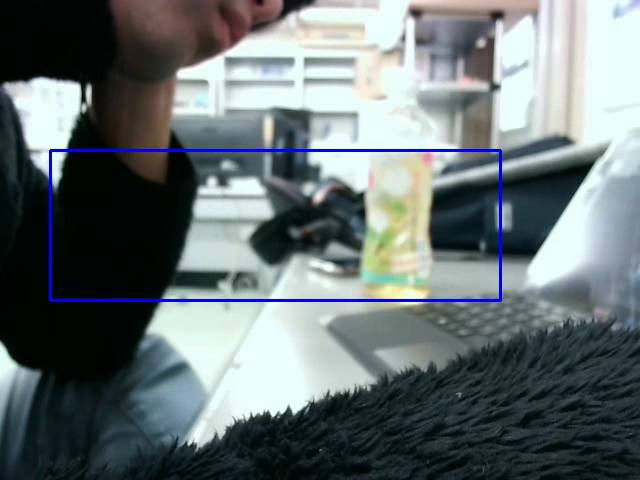
#> input picture frame 16 of matsudaira/functions/output.mp4, 640 x 480 px, given in place of the camera
$ python kyorisokutei.py
#> lines starting #> are read from the running program, lines starting #| are printed output that depends on the picture; after the words box and inside, x2 and y2 are one past the last pixel; in counts of white or black regions, pixels touching at a corner belong together
import cv2
import math
import numpy as np
import xlwings as xw
import time
t = time.time()

#excel起動
#wb = xw.Book() #起動は最後に持ってきたほうが軽くなる
#mylist = [] #excelに追加するリスト

threshold = 100 #二値化に用いる閾値

# Trimming area
xmin, xmax = 200, 640 #100 , 500 # 640まで 290,440
ymin, ymax = 220, 320  #100 , 300 # 480まで

xrange = xmax - xmin
yrange = ymax - ymin
# Setting of USB camera
cap = cv2.VideoCapture(0)  # 0+cv2.CAP_DSHOW
#fps = int(cap.get(cv2.CAP_PROP_FPS))
fps = 15
w = int(cap.get(cv2.CAP_PROP_FRAME_WIDTH))
h = int(cap.get(cv2.CAP_PROP_FRAME_HEIGHT))
fourcc = cv2.VideoWriter_fourcc('m', 'p', '4', 'v')
video = cv2.VideoWriter(R'C:\Users\mkouk\Desktop\VSCode_video\output.mp4', fourcc, fps, (xrange, yrange))
#video2 = cv2.VideoWriter(R'C:\Users\mkouk\Desktop\VSCode_video\output2.mp4', fourcc, fps, (xrange, yrange))
#video_bin = cv2.VideoWriter(R'C:\Users\mkouk\Desktop\VSCode_video\output_bin.mp4', fourcc, fps, (xrange, yrange))
video_img_result = cv2.VideoWriter(R'C:\Users\mkouk\Desktop\VSCode_video\img_result.mp4', fourcc, fps, (xrange, yrange))
# [8 lines of commented-out code are left out]
kernel = np.array([[0, 0, -1],
                    [0, 0, 1],
                    [0, 0, 0]]) #np.float32

#　横線を消すカーネル
kernel2 = np.array([[0, 0, 0],
                    [1, -1, 0],
                    [0, 0, 0]])


kernel3 = np.ones((3, 3), np.uint8)

lines = None # linesの変数を定義
erosion1_trimming = None
img_result = None
#dst3 = None

total_count = 0
detection_count = 0
detection_rate = 0

while True :

    #frame取得
    ret, frame = cap.read()
#> frame is the input picture: shape (480, 640, 3); mean B, G, R 116, 114.1, 103.9
    ret2, frame2 = cap.read()

    if not ret:
        break
    if not ret2:
        break

    fil = cv2.GaussianBlur(frame, (5, 5), 1)
    gray_img = cv2.cvtColor(fil[ymin:ymax, xmin:xmax], cv2.COLOR_BGR2GRAY)
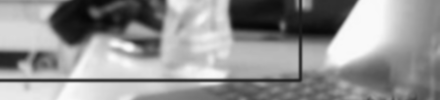
#> gray_img: shape (100, 440); min 6, max 250, mean 146.9
    ret, img_thresh = cv2.threshold(gray_img, 70, 255, cv2.THRESH_BINARY) #　2値化
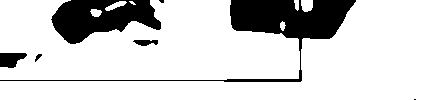
#> img_thresh: shape (100, 440); 82.3% white; 7 black regions (2 under 20 px), largest, box (x1, y1, x2, y2) and area: (0, 0, 356, 82) 4340, (51, 0, 161, 44) 2993, (0, 53, 27, 68) 298, (133, 40, 158, 46) 108, (35, 54, 42, 62) 27
    img_reverse = cv2.bitwise_not(img_thresh) #　白黒反転
#> img_reverse: shape (100, 440); 17.7% white; 7 white regions (2 under 20 px)

    mask = np.zeros(img_thresh.shape, np.uint8) #黒い画面を作る
    #mask_white = np.ones(img_thresh.shape, np.uint8)*255

    #　白色のものを輪郭抽出
    contours, hierarchy = cv2.findContours(img_reverse, cv2.RETR_EXTERNAL, cv2.CHAIN_APPROX_NONE)
#> contours = 7 contours, 3 with area under 20; largest, box (x1, y1, x2, y2) and area: (0, 0, 356, 82) 3880, (51, 0, 161, 44) 3056, (0, 53, 27, 68) 262, (133, 40, 158, 46) 82
    for i,cnt in enumerate(contours):
        if cv2.contourArea(cnt) < 3000: # 1000~1500くらい
            img_result = cv2.drawContours(mask, [cnt], -1, 255, thickness=-1) # 面積の小さいものを表示させる
#> this loop made 7 passes
#> cnt on pass 1: [[414, 99], [415, 99]]
#> pass 3, `img_result = cv2.drawContours(mask, [cnt], -1, 255, thickness=-1)`:
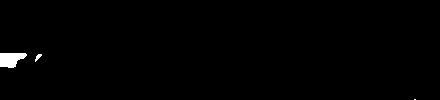
#> img_result: shape (100, 440); 0.74% white; 3 white regions (1 under 20 px), largest, box (x1, y1, x2, y2) and area: (0, 53, 27, 68) 298, (35, 54, 42, 62) 27
#> after the loop:
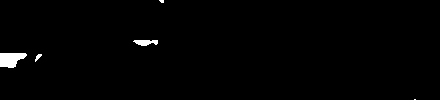
#> mask: shape (100, 440); 1% white; 5 white regions (2 under 20 px), largest, box (x1, y1, x2, y2) and area: (0, 53, 27, 68) 298, (133, 40, 158, 46) 108, (35, 54, 42, 62) 27

    dst = cv2.filter2D(img_result, -1, kernel) #　カーネルで横線の輪郭抽出(まぶた)
#> dst: shape (100, 440); 0.14% white in thin lines or dots
    dst2 = cv2.filter2D(img_result, -1, kernel2) #　カーネルで縦線の輪郭抽出(黒目)
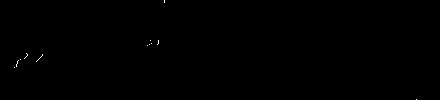
#> dst2: shape (100, 440); 0.08% white in thin lines or dots

    cv2.imshow("dst2", dst2)


    dilation_line2 = cv2.dilate(dst, kernel = kernel3, iterations = 1)
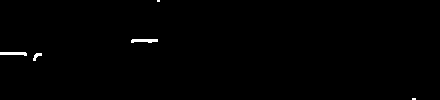
#> dilation_line2: shape (100, 440); 0.5% white; 5 white regions (2 under 20 px), largest, box (x1, y1, x2, y2) and area: (131, 39, 158, 43) 87, (0, 52, 27, 56) 83, (33, 53, 42, 61) 37
    dilation_line2_reverse = cv2.bitwise_not(dilation_line2)
    bitwise_and = cv2.bitwise_and(dst2, dilation_line2_reverse)
#> bitwise_and: shape (100, 440); 0.08% white in thin lines or dots

    cv2.imshow("dilation_line2_reverse", dilation_line2_reverse)
    cv2.imshow("bitwise_and", bitwise_and)
    dilation_line = cv2.dilate(bitwise_and, kernel = kernel3, iterations = 1) #　線を太くする。dst2もdst3も一緒の映像が入ってる
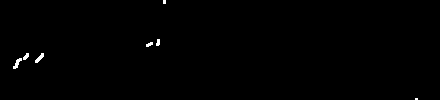
#> dilation_line: shape (100, 440); 0.4% white; 7 white regions (2 under 20 px), largest, box (x1, y1, x2, y2) and area: (13, 58, 22, 69) 45, (35, 53, 44, 63) 42, (23, 53, 29, 60) 27, (156, 39, 160, 46) 23, (146, 42, 153, 47) 23
    erosion1 = cv2.erode(dilation_line,kernel3,iterations = 1) #　線を細くする。


    lines2 = cv2.HoughLinesP(dst, rho=1, theta=np.pi/360, threshold=10, minLineLength=30, maxLineGap=5) #　まぶた検出
#> lines2 = None

    if lines2 is not None: #　まぶた線　eyelid Eye Detection Area
        for line2 in lines2:
            x3, y3, x4, y4 = line2[0]
            xmax_c2 = x4
            ymin_c2 = y3
            EyeDA_ymin = y4-30  #Eye Detection Area xの差50 yの差70
            EyeDA_ymax = y4+40
            EyeDA_xmin = x4-60
            EyeDA_xmax = x4-10
            #cv2.circle(frame, (x4+xmin, y4+ymin), 15, (255, 255, 255), thickness=-1)
            katamuki = abs((y4-y3)/(x3-x4))
            if 0 < katamuki < 2:
                frame2 = cv2.line(frame2, (x3+xmin, y3+ymin), (x4+xmin, y4+ymin), (255, 0, 255), 2) #　まぶたの線
                cv2.rectangle(frame2, ( EyeDA_xmin+xmin, EyeDA_ymin+ymin), (EyeDA_xmax+xmin, EyeDA_ymax+ymin), (0, 255, 255), 2) #　瞳検出場所
                erosion1_trimming = erosion1[EyeDA_ymin:EyeDA_ymax, EyeDA_xmin:EyeDA_xmax] #　瞳検出エリアトリミング
                lines = cv2.HoughLinesP(erosion1_trimming, rho=1, theta=np.pi/360, threshold=10, minLineLength=10, maxLineGap=5) #　黒目線検出

    else: #まぶたが検出されない限り、検出できたときの検出エリアで虹彩を検出する
        if erosion1_trimming is not None:

            erosion1_trimming = erosion1[EyeDA_ymin:EyeDA_ymax, EyeDA_xmin:EyeDA_xmax] #　瞳検出エリアトリミング
            lines = cv2.HoughLinesP(erosion1_trimming, rho=1, theta=np.pi/360, threshold=10, minLineLength=10, maxLineGap=5) #　黒目線検出
        else:
            continue

    if lines is not None:
        for line in lines:
            x1, y1, x2, y2 = line[0]

            #tan = (y2-y1)/(x2-x1)
            #theta = int(math.degrees(math.atan(tan)))
            differencex = abs(x2-x1)
            differencey = abs(y2-y1)
            xmiddle = int((x1 + x2)/2)
            ymiddle = int((y1 + y2)/2)
            xmax_c = xmiddle + 20 #　白黒比計測エリア
            xmin_c = xmiddle - 20
            ymax_c = ymiddle + 20
            ymin_c = ymiddle - 20
            image_size = 40*40

            trim_bin = img_thresh[ymin_c+EyeDA_ymin:ymax_c+EyeDA_ymin, xmin_c+EyeDA_xmin:xmax_c+EyeDA_xmin] #　トリミングしたら、左上が座標(0,0)になる

            white = cv2.countNonZero(trim_bin)
            black = image_size - white
            white_ratio = (white/image_size) * 100
            #black_ratio = (black/image_size) * 100


            if (differencex <= 10) and (differencey >= 20): #検出された線を長さと傾きの条件で絞る
                if white_ratio < 75 and white_ratio > 55: #検出された線周りの白割合が適切なものを虹彩と特定する

                    frame = cv2.line(frame, (xmin+EyeDA_xmin+x1, ymin+EyeDA_ymin+y1), (xmin+EyeDA_xmin+x2, ymin+EyeDA_ymin+y2), (0, 0, 255), 3) #　瞳の線
                    #cv2.rectangle(frame, (xmin, ymin), (xmax, ymax), (255, 0, 0), 2)
                    cv2.rectangle(frame, ( xmin+EyeDA_xmin+xmin_c, ymin+EyeDA_ymin+ymin_c), (xmin+EyeDA_xmin+xmax_c, ymin+EyeDA_ymin+ymax_c), (0, 255, 0), 2)
                    detection_count += 1
                    #瞳の検出座標(x)をリストに追加していく
                    #mylist.append(xmiddle)

                    #print(white_ratio)

                    print(xmiddle+EyeDA_xmin+xmin) #虹彩のz座標表示(480×640中)
                    break

    #　トリミングエリア指定
    frame_trimming = frame[ymin:ymax, xmin:xmax]
    frame_trimming2 = frame2[ymin:ymax, xmin:xmax]
    #　検出映像表示
    cv2.imshow('output', frame_trimming)
    #　検出範囲表示（青枠）
    #frame = cv2.rectangle(frame, (xmin, ymin), (xmax, ymax), (255, 0, 0), 2)

    cv2.imshow("img_result", img_result)
    cv2.imshow("dst", dst)
    #cv2.imshow("dst3", dst3)
    cv2.imshow("erosion1", erosion1)
    cv2.imshow("dilation_line", dilation_line)
    cv2.imshow("frame", frame)
    cv2.imshow("output2", frame_trimming2)


    #　映像保存
    video.write(frame_trimming)
    #video2.write(frame_trimming2)
    #video_bin.write(cv2.cvtColor(img_thresh, cv2.COLOR_GRAY2BGR)) #2値化映像保存
    video_img_result.write(cv2.cvtColor(img_result, cv2.COLOR_GRAY2BGR))
    # [6 lines of commented-out code are left out]
    total_count += 1

    #何秒プログラムを実行するか決める
    c = time.time()
    if c - t >= 10 or cv2.waitKey(1) & 0xFF == ord('q'):
        #xw.Range("B2", transpose=True).value = mylist          #最後にexcelにデータをプロット
        #detection_rate = (detection_count/total_count)*100
        #xw.Range("C2", transpose=True).value = detection_rate
        #xw.Range("D2", transpose=True).value = detection_count
        #xw.Range("E2", transpose=True).value = total_count
        break
    #if cv2.waitKey(1) & 0xFF == ord('q'):
        #xw.Range("B2", transpose=True).value = mylist

        #break

cap.release()
video.release()
#video_bin.release()
cv2.destroyAllWindows()

$ run again, starting later in the video
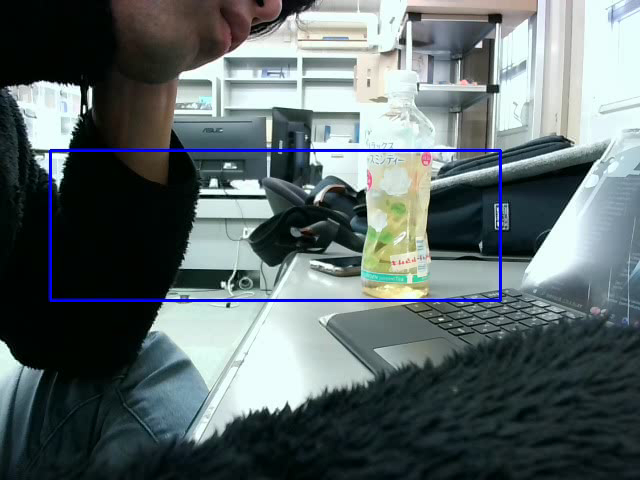
#> input picture frame 72 of matsudaira/functions/output.mp4, 640 x 480 px, given in place of the camera
#> frame is the input picture: shape (480, 640, 3); mean B, G, R 105.9, 104.8, 92.9
#> `ret, img_thresh = cv2.threshold(gray_img, 70, 255, cv2.THRESH_BINARY)`:
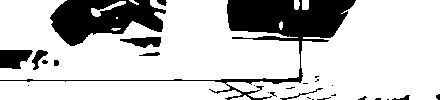
#> img_thresh: shape (100, 440); 78.4% white; 28 black regions (18 under 20 px), largest, box (x1, y1, x2, y2) and area: (0, 0, 356, 100) 4973, (50, 0, 166, 46) 3264, (0, 50, 33, 69) 484
#> img_reverse: shape (100, 440); 21.6% white; 28 white regions (18 under 20 px)
#> contours = 28 contours, 19 with area under 20; largest, box (x1, y1, x2, y2) and area: (0, 0, 356, 100) 4298, (50, 0, 166, 46) 3300, (0, 50, 33, 69) 437, (120, 37, 161, 48) 242, (32, 50, 48, 70) 110
#> the loop `for i,cnt in enumerate(contours):` made 28 passes
#> cnt on passes 1, 2, 11, 14, 15, 16: [[387, 99], [388, 99]], [[312, 99], [313, 99]], [[268, 92]], [[332, 85]], [[254, 85]], [[28, 85]]
#> dst: shape (100, 440); 0.61% white in thin lines or dots
#> dst2: shape (100, 440); 0.28% white in thin lines or dots, all inside (x1, y1, x2, y2) = (20, 0, 411, 100)
#> dilation_line2: shape (100, 440); 2.4% white; 25 white regions (8 under 20 px), largest, box (x1, y1, x2, y2) and area: (278, 87, 323, 100) 158, (118, 36, 161, 41) 133, (0, 49, 33, 53) 101
#> dilation_line: shape (100, 440); 1.2% white; 27 white regions (19 under 20 px), largest, box (x1, y1, x2, y2) and area: (35, 51, 50, 71) 87, (26, 50, 35, 63) 50, (158, 36, 163, 48) 40
#> lines2 = [[0, 50, 30, 50], [119, 39, 159, 37]]
#> the loop `for line2 in lines2:` made 2 passes
#> (x3, y3, x4, y4, xmax_c2, ymin_c2, EyeDA_ymin, EyeDA_ymax) on passes 1 to 2: (0, 50, 30, 50, 30, 50, 20, 90), (119, 39, 159, 37, 159, 39, 7, 77)
#> `frame_trimming2 = frame2[ymin:ymax, xmin:xmax]`:
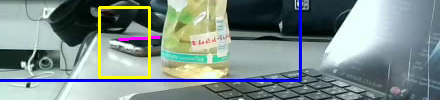
#> frame_trimming2: shape (100, 440, 3); mean B, G, R 138.7, 141.4, 125.2

$ run again, starting later in the video
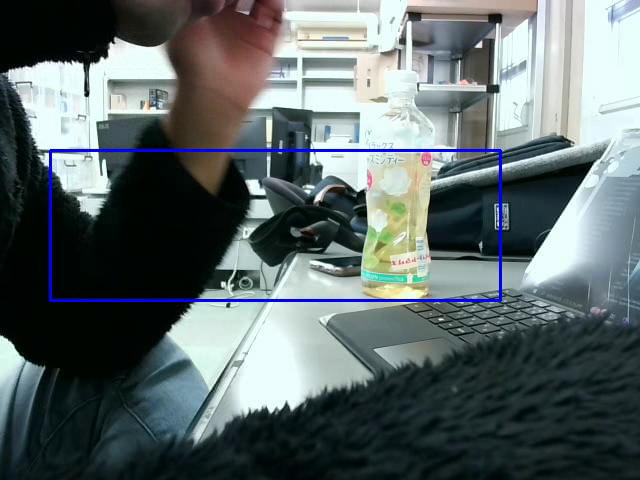
#> input picture frame 129 of matsudaira/functions/output.mp4, 640 x 480 px, given in place of the camera
#> frame is the input picture: shape (480, 640, 3); mean B, G, R 105.9, 105, 94.1
#> `ret, img_thresh = cv2.threshold(gray_img, 70, 255, cv2.THRESH_BINARY)`:
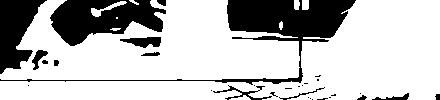
#> img_thresh: shape (100, 440); 74.8% white; 31 black regions (17 under 20 px), largest, box (x1, y1, x2, y2) and area: (0, 0, 356, 85) 4755, (50, 0, 166, 46) 3264, (0, 0, 47, 74) 2004
#> img_reverse: shape (100, 440); 25.2% white; 31 white regions (17 under 20 px)
#> contours = 31 contours, 21 with area under 20; largest, box (x1, y1, x2, y2) and area: (0, 0, 356, 85) 4180, (50, 0, 166, 46) 3302, (0, 0, 47, 74) 1887, (120, 37, 161, 48) 240, (32, 50, 48, 70) 110
#> the loop `for i,cnt in enumerate(contours):` made 31 passes
#> cnt on passes 1, 3, 4, 5, 10, 12, 15, 16: [[312, 99]], [[310, 98]], [[329, 97], [330, 97]], [[308, 97]], [[360, 93]], [[211, 90]], [[298, 86], [299, 86]], [[302, 85]]
#> dst: shape (100, 440); 0.83% white in thin lines or dots
#> dst2: shape (100, 440); 0.5% white in thin lines or dots
#> dilation_line2: shape (100, 440); 3.3% white; 21 white regions (5 under 20 px), largest, box (x1, y1, x2, y2) and area: (209, 84, 325, 100) 555, (118, 36, 161, 41) 133, (370, 92, 409, 100) 132
#> bitwise_and: shape (100, 440); 0.35% white in thin lines or dots
#> `dilation_line = cv2.dilate(bitwise_and, kernel = kernel3, iterations =..`:
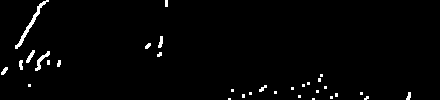
#> dilation_line: shape (100, 440); 1.8% white; 32 white regions (21 under 20 px), largest, box (x1, y1, x2, y2) and area: (15, 0, 49, 49) 206, (35, 51, 50, 71) 87, (26, 50, 35, 63) 50
#> erosion1: shape (100, 440); 0.35% white in thin lines or dots
#> lines2 = None
